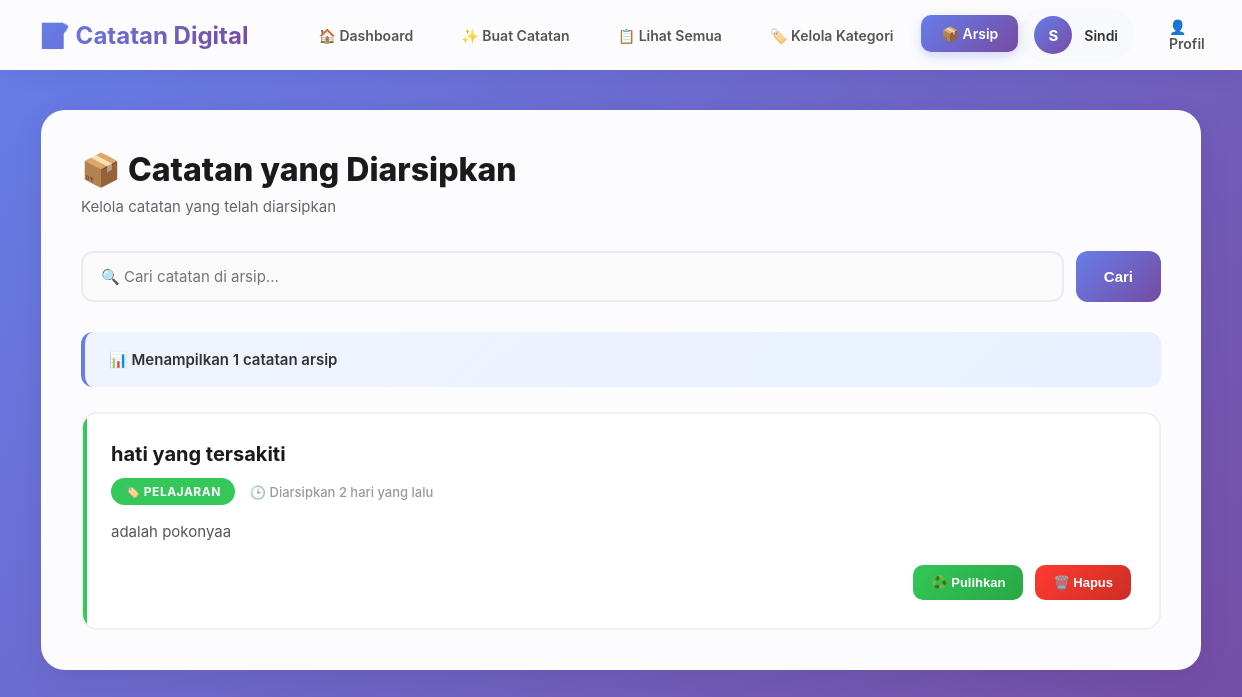
The app's page /archive.php (signed in) with its own data.
### tables this page shows
CREATE TABLE `notes` (
  `id_catatan` int(11) NOT NULL,
  `id_user` int(11) NOT NULL,
  `id_kategori` int(11) DEFAULT NULL,
  `judul` varchar(255) NOT NULL,
  `konten` longtext NOT NULL,
  `tanggal_buat` timestamp NOT NULL DEFAULT current_timestamp(),
  `tanggal_ubah` timestamp NOT NULL DEFAULT current_timestamp() ON UPDATE current_timestamp(),
  `status` enum('aktif','arsip') DEFAULT 'aktif',
  `is_penting` tinyint(1) DEFAULT 0
);

CREATE TABLE `categories` (
  `id_kategori` int(11) NOT NULL,
  `id_user` int(11) NOT NULL,
  `nama_kategori` varchar(50) NOT NULL,
  `warna` varchar(7) DEFAULT '#007AFF',
  `deskripsi` text DEFAULT NULL,
  `tanggal_buat` timestamp NOT NULL DEFAULT current_timestamp()
);

### archive.php (the view, shortened to what this page needs)
<?php
$host = 'localhost';
$dbname = 'db_catatan_digital';
$username = 'root';
$password = '';
try {
    $pdo = new PDO("mysql:host=$host;dbname=$dbname;charset=utf8mb4", $username, $password);
    $pdo->setAttribute(PDO::ATTR_ERRMODE, PDO::ERRMODE_EXCEPTION);
} catch(PDOException $e) {
    die("Koneksi database gagal: " . $e->getMessage());
}
$user_id = null;
try {
    $stmt = $pdo->prepare("SELECT id_user FROM users WHERE email = :email");
    $stmt->execute([':email' => $_SESSION['user_email']]);
    $user = $stmt->fetch(PDO::FETCH_ASSOC);
    if ($user) {
        $user_id = $user['id_user'];
    } else {
        die("User tidak ditemukan di database!");
    }
} catch(PDOException $e) {
    die("Error mengambil data user: " . $e->getMessage());
}
$search = trim($_GET['search'] ?? '');
$sql = "SELECT n.*, c.nama_kategori, c.warna as kategori_warna
        FROM notes n
        LEFT JOIN categories c ON n.id_kategori = c.id_kategori
        WHERE n.id_user = :user_id AND n.status = 'arsip'";
$params = [':user_id' => $user_id];
$sql .= " ORDER BY n.tanggal_ubah DESC";
try {
    $stmt = $pdo->prepare($sql);
    $stmt->execute($params);
    $archived_notes = $stmt->fetchAll(PDO::FETCH_ASSOC);
} catch(PDOException $e) {
    die("Error mengambil catatan arsip: " . $e->getMessage());
}
$total_archived = count($archived_notes);
function time_ago($datetime) {
    $timestamp = strtotime($datetime);
    $now = time();
    $diff = $now - $timestamp;
    if ($diff < 604800) {
        $days = floor($diff / 86400);
        return ($days == 1) ? 'Kemarin' : $days . ' hari yang lalu';
    }
    return floor($diff / 31536000) . ' tahun yang lalu';
}
$user_name = htmlspecialchars(ucfirst($_SESSION['user_name'] ?? 'User'));
?>
<!DOCTYPE html>
<html lang="id">
<head>
</head>
<body>
    <nav class="navbar">
        <div class="navbar-left">
            <h1>📝 Catatan Digital</h1>
            <div class="navbar-menu">
                <a href="dashboard.php" class="menu-btn">🏠 Dashboard</a>
                <a href="create_note.php" class="menu-btn">✨ Buat Catatan</a>
                <a href="view_notes.php" class="menu-btn">📋 Lihat Semua</a>
                <a href="manage_category.php" class="menu-btn">🏷️ Kelola Kategori</a>
                <a href="archive_notes.php" class="menu-btn active">📦 Arsip</a>
            </div>
        </div>
        <div class="user-menu">
            <div class="user-info">
                <div class="user-avatar"><?php echo strtoupper($user_name[0]); ?></div>
                <div class="user-name"><?php echo $user_name; ?></div>
            </div>
            <a href="profile.php" class="navbar-btn">👤 Profil</a>
            <a href="logout.php" class="navbar-btn">🚪 Logout</a>
        </div>
    </nav>
    <div class="main-container">
        <div class="content-container">
            <div class="page-header">
                <h2>📦 Catatan yang Diarsipkan</h2>
                <p>Kelola catatan yang telah diarsipkan</p>
            </div>
            <div class="search-section">
                <form method="GET" class="search-form">
                    <input
                        type="text"
                        name="search"
                        placeholder="🔍 Cari catatan di arsip..."
                        value="<?php echo htmlspecialchars($search); ?>"
                    >
                    <button type="submit" class="search-btn">Cari</button>
                </form>
            </div>
            <?php if ($total_archived > 0): ?>
                <div class="results-info">
                    <span class="results-count">
                        📊 Menampilkan <?php echo $total_archived; ?> catatan arsip
                    </span>
                </div>
                <div class="notes-list">
                    <?php foreach ($archived_notes as $note):
                        $category_color = $note['kategori_warna'] ?? '#667eea';
                    ?>
                        <div class="note-item" style="--category-color: <?php echo htmlspecialchars($category_color); ?>">
                            <div class="note-info">
                                <h3><?php echo htmlspecialchars($note['judul']); ?></h3>
                                <div class="note-meta">
                                    <span class="note-category" style="background: <?php echo htmlspecialchars($category_color); ?>">
                                        🏷️ <?php echo htmlspecialchars($note['nama_kategori'] ?? 'Tanpa Kategori'); ?>
                                    </span>
                                    <span class="note-date">
                                        🕒 Diarsipkan <?php echo time_ago($note['tanggal_ubah']); ?>
                                    </span>
                                </div>
                                <p class="note-content">
                                    <?php
                                    $content = htmlspecialchars($note['konten']);
                                    echo strlen($content) > 150 ? substr($content, 0, 150) . '...' : $content;
                                    ?>
                                </p>
                            </div>
                            <div class="note-actions">
                                <form method="POST" style="display: contents;">
                                    <button type="submit" name="action" value="restore" class="btn-small btn-restore"
                                            onclick="return confirm('Pulihkan catatan ini ke daftar aktif?')">
                                        ♻️ Pulihkan
                                    </button>
                                </form>
                                <form method="POST" style="display: contents;">
                                    <button type="submit" name="action" value="delete" class="btn-small btn-delete"
                                            onclick="return confirm('⚠️ PERINGATAN!\n\nCatatan akan dihapus PERMANEN dan tidak dapat dipulihkan!\n\nYakin ingin melanjutkan?')">
                                        🗑️ Hapus
                                    </button>
                                </form>
                            </div>
                        </div>
                    <?php endforeach; ?>
                </div>
            <?php endif; ?>
        </div>
    </div>
</body>
</html>

### records on screen
notes: judul "hati yang tersakiti", id_kategori.nama_kategori "PELAJARAN", tanggal_ubah "2 hari yang lalu", konten "adalah pokonyaa"

### other values on screen
$user_name[0] "S"
$user_name "Sindi"
$total_archived "1"
